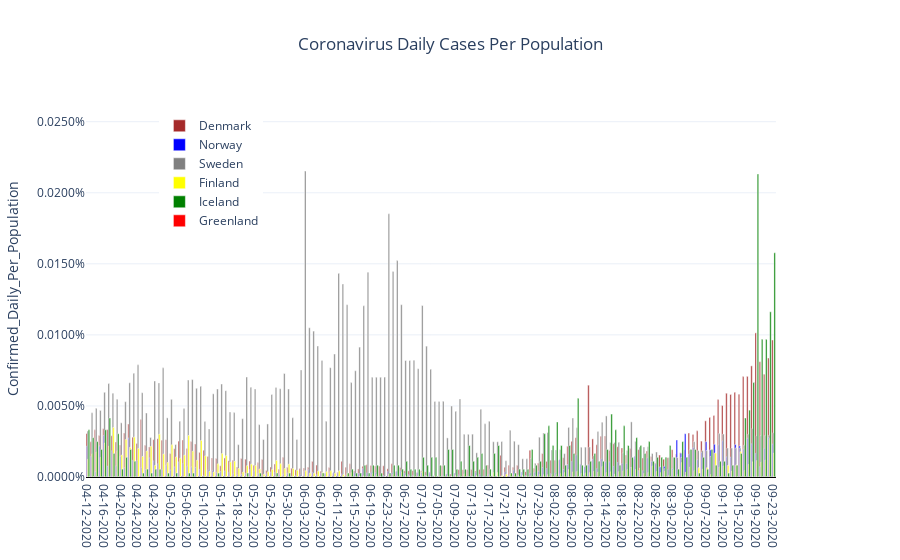

Notebook code for this chart:
### Code cell
fig = make_subplots(specs=[[{'secondary_y':True}]])
for mycountry in countries_list:
    fig.add_trace(go.Bar(x=country_df[country_df['Country_Region']==mycountry]['Date'],
                               y=country_df[country_df['Country_Region']==mycountry]['Confirmed_Daily_Per_Population'],
                               name = rename_dict[mycountry],
                               marker = {'color':colors_dict[mycountry]},
                               width = 0.35),
                  secondary_y = False)

fig.update_layout(showlegend = True,
                legend= dict(x=0.1,y=0.97),
                title='Coronavirus Daily Cases Per Population',
                title_x= 0.5,
                yaxis={'title':'Confirmed_Daily_Per_Population',
                       'range': [0.0,country_df['Confirmed_Daily_Per_Population'].max()+0.00005],
                       'tickformat':'.4%',
                       'zeroline':True,'zerolinecolor':'#000000','zerolinewidth':2.0},
                template='plotly_white')
fig.update_yaxes(title_text='People_Tested_Daily_Per_Population<br>7_Day_Rolling_Average',
                 secondary_y=True,
                 tickformat= '.3%')
fig.show()
myfilename = r'C:\__YOUTUBE__\__POLITICS__\Coronavirus\outputdata\6-CV_Daily_Cases_Per_Population.png'
fig.write_image(myfilename,width = 852,height = 480, scale = 2.0)
print('Static Image:')
Image(filename=myfilename)

### Figure 1 — Plotly figure (JSON) as saved in the notebook; plotly's stock layout.template omitted (floating-point values rounded to 4 significant figures; data arrays with more than 128 entries replaced by an {"elided": "..."} marker saying what was removed)
{"data": [{"marker": {"color": "brown"}, "name": "Denmark", "type": "bar", "width": 0.35, "x": {"elided": "165 str values"}, "xaxis": "x", "y": {"elided": "165 float values"}, "yaxis": "y"}, {"marker": {"color": "blue"}, "name": "Norway", "type": "bar", "width": 0.35, "x": {"elided": "165 str values"}, "xaxis": "x", "y": {"elided": "165 float values"}, "yaxis": "y"}, {"marker": {"color": "grey"}, "name": "Sweden", "type": "bar", "width": 0.35, "x": {"elided": "165 str values"}, "xaxis": "x", "y": {"elided": "165 float values"}, "yaxis": "y"}, {"marker": {"color": "yellow"}, "name": "Finland", "type": "bar", "width": 0.35, "x": {"elided": "165 str values"}, "xaxis": "x", "y": {"elided": "165 float values"}, "yaxis": "y"}, {"marker": {"color": "green"}, "name": "Iceland", "type": "bar", "width": 0.35, "x": {"elided": "165 str values"}, "xaxis": "x", "y": {"elided": "165 float values"}, "yaxis": "y"}, {"marker": {"color": "red"}, "name": "Greenland", "type": "bar", "width": 0.35, "x": {"elided": "165 str values"}, "xaxis": "x", "y": {"elided": "165 int values"}, "yaxis": "y"}], "layout": {"legend": {"x": 0.1, "y": 0.97}, "showlegend": true, "title": {"text": "Coronavirus Daily Cases Per Population", "x": 0.5}, "xaxis": {"anchor": "y", "domain": [0, 0.94]}, "yaxis": {"anchor": "x", "domain": [0, 1], "range": [0, 0.0002653], "tickformat": ".4%", "title": {"text": "Confirmed_Daily_Per_Population"}, "zeroline": true, "zerolinecolor": "#000000", "zerolinewidth": 2}, "yaxis2": {"anchor": "x", "overlaying": "y", "side": "right", "tickformat": ".3%", "title": {"text": "People_Tested_Daily_Per_Population<br>7_Day_Rolling_Average"}}}}
